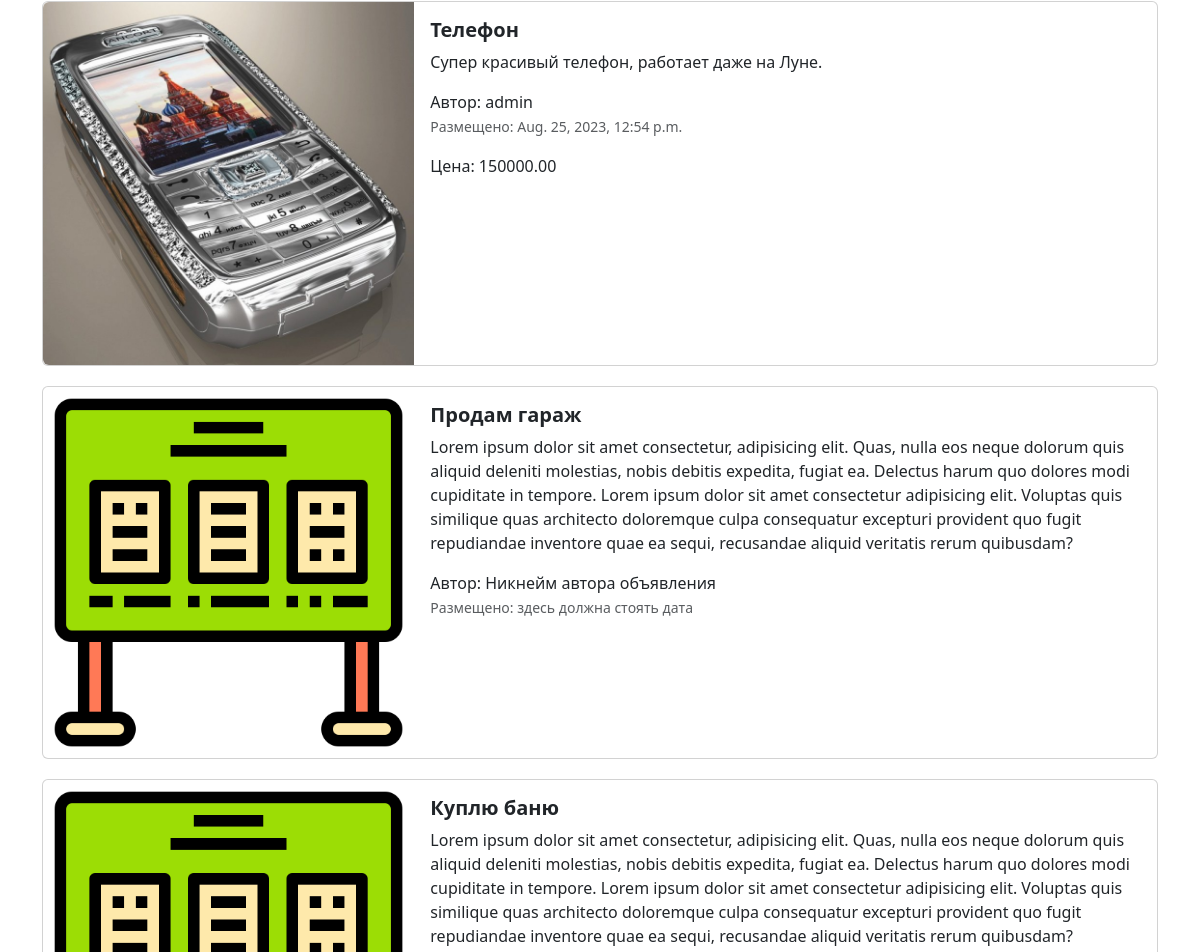
The app's page / (middle part), older data.
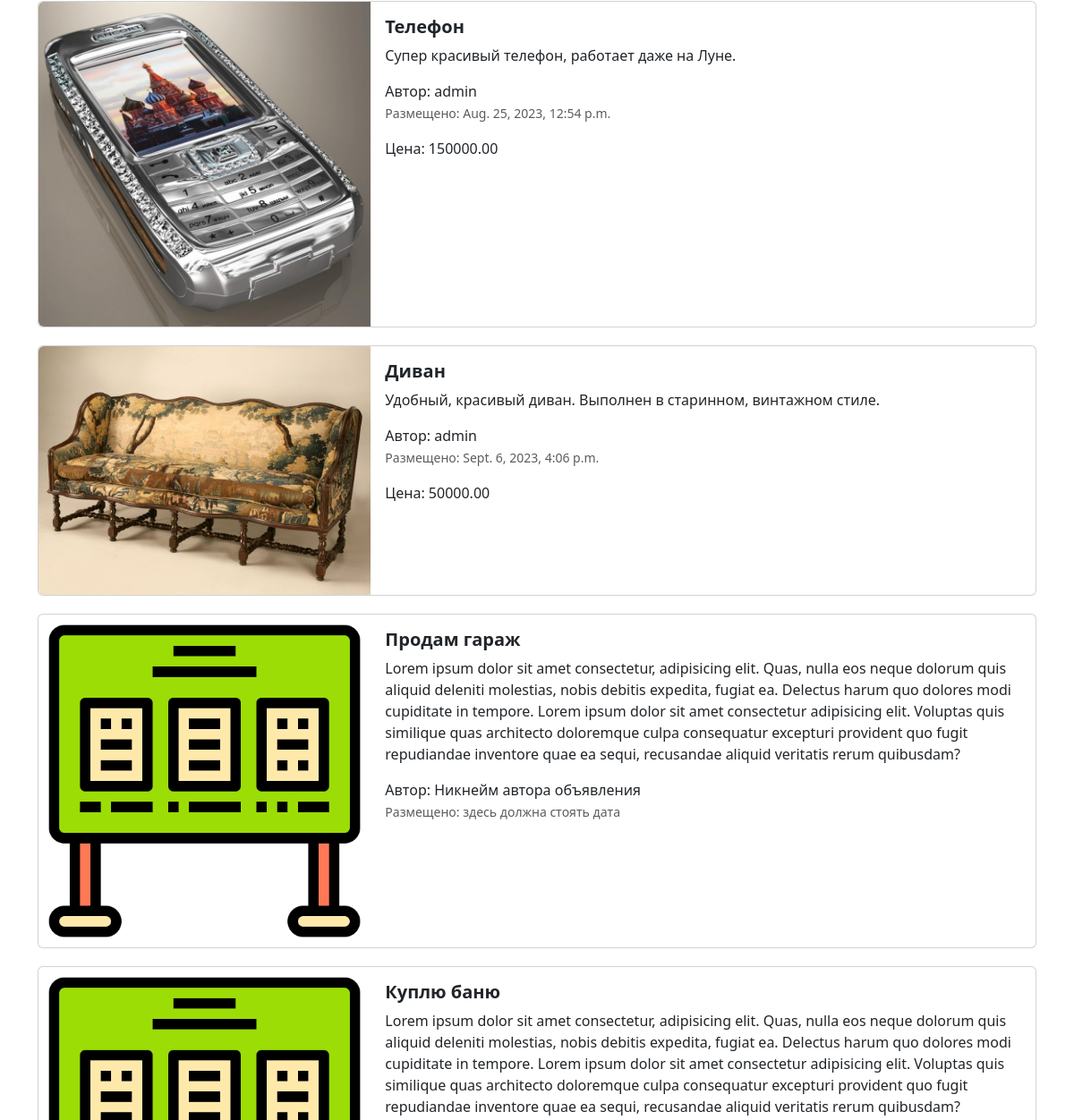
The same page, newer data.
### advertisements/models.py (models this page shows, shortened)
class Advertisement(models.Model): # наследую класс Model для создания таблицы в БД
    title=models.CharField(verbose_name='Название',max_length=100) # текстовое поле
    description=models.TextField('Описание')
    price=models.DecimalField('Цена', max_digits=10, decimal_places=2)
    auction=models.BooleanField('Торг', help_text='Отметьте, возможен ли торг')
    created_at=models.DateTimeField(auto_now_add=True) # сохраняем дату создания
    updated_at=models.DateTimeField(auto_now=True) # дата будет обновляться каждый раз при изменении объявления
    user = models.ForeignKey(User, on_delete=models.CASCADE) # если User буджет удален то все обьявления связанные с ним тоже будут удалены
    image = models.ImageField('Изображения', upload_to='advertisements/')
    class Meta:
        db_table='advertisements'

### advertisements/views.py (the view)
# urls.py: 2. Add a URL to urlpatterns:  path('', views.home, name='home')
def home(request):
    data = Advertisement.objects.all() # беру все записи из БД
    context = {'advertisements' : data} # словарь
    return render(request, 'index.html', context)

### templates/index.html (shortened to what this page needs)
{% extends 'base.html' %}
{% load static %}
{% block content %}
<div class="container">
  <div class="col">
    {% for adv in advertisements%}
    <div class="card mb-2" style="max-width: 1200px; margin-top: 20px;">
      <div class="row g-0">
        <div class="col-md-4">
          <a href="advertisement.html" class="nav-link">
            {% if adv.image %}
              <img src=" {{adv.image.url}} " class="img-fluid rounded-start" alt="Card title">
            {% else %}
              <img src="{% static 'img/adv.png' %}" class="img-fluid rounded-start" alt="Card title">
            {% endif %}
          </a>
        </div>
        <div class="col-md-8">
          <div class="card-body">
            <h5 class="card-title">
              <a href="advertisement.html" class="nav-link"><strong>{{adv.title}}</strong></a>
            </h5>
            <a href="advertisement.html" class="nav-link">
              <p class="card-text">
                {{adv.description}}
              </p>
              <span>Автор: {{adv.user}}</span>
              <p class="card-text"><small class="text-muted">Размещено: {{adv.created_at}}</small></p>
              <span>Цена: {{adv.price}}</span>
            </a>
          </div>
        </div>
      </div>
    </div>
    {% endfor %}
    <div class="card mb-2" style="max-width: 1200px; margin-top: 20px;">
      <div class="row g-0">
        <div class="col-md-4">
          <a href="advertisement.html" class="nav-link">
            <img src="{% static 'img/adv.png' %}" class="img-fluid rounded-start" alt="Card title">
          </a>
        </div>
        <div class="col-md-8">
          <div class="card-body">
            <h5 class="card-title">
              <a href="advertisement.html" class="nav-link"><strong>Продам гараж</strong></a>
            </h5>
            <a href="advertisement.html" class="nav-link">
              <p class="card-text">
                Lorem ipsum dolor sit amet consectetur, adipisicing elit. Quas, nulla eos neque dolorum quis aliquid
                deleniti molestias, nobis debitis expedita, fugiat ea. Delectus harum quo dolores modi cupiditate in
                tempore. Lorem ipsum dolor sit amet consectetur adipisicing elit. Voluptas quis similique quas
                architecto doloremque culpa consequatur excepturi provident quo fugit repudiandae inventore quae ea
                sequi, recusandae aliquid veritatis rerum quibusdam?
              </p>
              <span>Автор: Никнейм автора объявления</span>
              <p class="card-text"><small class="text-muted">Размещено: здесь должна стоять дата</small></p>
            </a>
          </div>
        </div>
      </div>
    </div>
    <div class="card mb-2" style="max-width: 1200px; margin-top: 20px;">
      <div class="row g-0">
        <div class="col-md-4">
          <a href="advertisement.html" class="nav-link">
            <img src="{% static 'img/adv.png' %}" class="img-fluid rounded-start" alt="Card title">
          </a>
        </div>
        <div class="col-md-8">
          <div class="card-body">
            <h5 class="card-title">
              <a href="advertisement.html" class="nav-link"><strong>Куплю баню</strong></a>
            </h5>
            <a href="advertisement.html" class="nav-link">
              <p class="card-text">
                Lorem ipsum dolor sit amet consectetur, adipisicing elit. Quas, nulla eos neque dolorum quis aliquid
                deleniti molestias, nobis debitis expedita, fugiat ea. Delectus harum quo dolores modi cupiditate in
                tempore. Lorem ipsum dolor sit amet consectetur adipisicing elit. Voluptas quis similique quas
                architecto doloremque culpa consequatur excepturi provident quo fugit repudiandae inventore quae ea
                sequi, recusandae aliquid veritatis rerum quibusdam?
              </p>
            </a>
          </div>
        </div>
      </div>
    </div>
  </div>
</div>
{% endblock %}

Row changes from the older to the newer data that the page shows:
added Advertisement: image (picture), title "Диван", description "Удобный, красивый диван. Выполнен в старинном, винтажном стиле.", user "admin", created_at "Sept. 6, 2023, 4:06 p.m.", price "50000.00"
